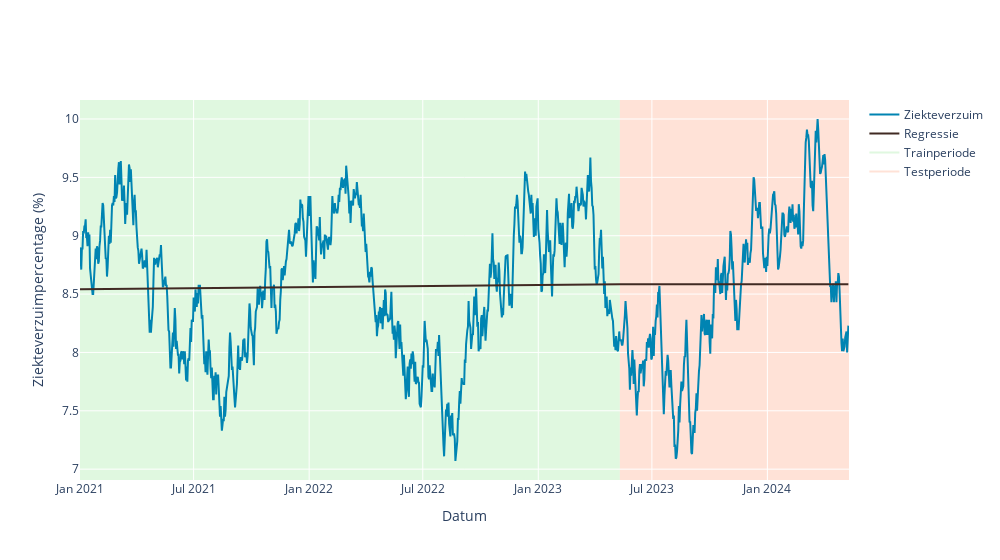

The notebook cell saved with this chart:
### Code cell
## Instellingen regressiemodel
jaarlijks_patroon=False
wekelijks_patroon=False
graad = 1

## Toepassen instellingen in model
df_regressie = pas_regressie_toe(data=data,
    jaarlijks_seizoenspatroon=jaarlijks_patroon,
    wekelijks_seizoenspatroon=wekelijks_patroon,
    graad=graad,
    zie_traintest_periodes=True
)

## Berekenen metrieken
bereken_metrieken(list_of_dfs=[df_regressie])

### Figure 1 — Plotly figure (JSON) as saved in the notebook; plotly's stock layout.template omitted (floating-point values rounded to 4 significant figures; data arrays with more than 128 entries replaced by an {"elided": "..."} marker saying what was removed)
{"data": [{"line": {"color": "#0084B2"}, "mode": "lines", "name": "Ziekteverzuim", "type": "scatter", "x": {"elided": "1225 str values"}, "y": {"elided": "1225 float values"}}, {"line": {"color": "#402a23"}, "mode": "lines", "name": "Regressie", "type": "scatter", "x": {"elided": "1225 str values"}, "y": {"elided": "1225 float values"}}, {"line": {"color": "limegreen"}, "mode": "lines", "name": "Trainperiode", "opacity": 0.15, "type": "scatter", "x": [null], "y": [null]}, {"line": {"color": "LightSalmon"}, "mode": "lines", "name": "Testperiode", "opacity": 0.3, "type": "scatter", "x": [null], "y": [null]}], "layout": {"autosize": false, "paper_bgcolor": "white", "plot_bgcolor": "white", "shapes": [{"fillcolor": "limegreen", "layer": "below", "line": {"width": 0}, "opacity": 0.15, "type": "rect", "x0": "2021-01-01", "x1": "2023-05-11", "xref": "x", "y0": 0, "y1": 1, "yref": "paper"}, {"fillcolor": "LightSalmon", "layer": "below", "line": {"width": 0}, "opacity": 0.3, "type": "rect", "x0": "2023-05-11", "x1": "2024-05-10", "xref": "x", "y0": 0, "y1": 1, "yref": "paper"}], "width": 1000, "xaxis": {"title": {"text": "Datum"}}, "yaxis": {"title": {"text": "Ziekteverzuimpercentage (%)"}}}}
